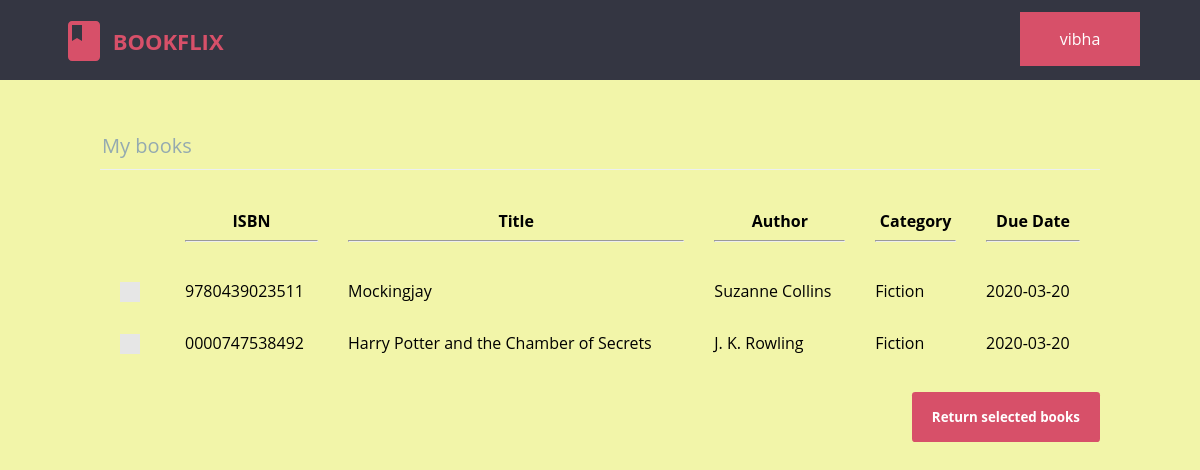
Page /member/my_books.php (signed in) on the committed database.
### tables this page shows
CREATE TABLE `book_issue_log` (
  `issue_id` int(11) NOT NULL,
  `member` varchar(20) NOT NULL,
  `book_isbn` varchar(13) NOT NULL,
  `due_date` date NOT NULL,
  `last_reminded` date DEFAULT NULL
);

CREATE TABLE `book` (
  `isbn` char(13) NOT NULL,
  `title` varchar(80) NOT NULL,
  `author` varchar(80) NOT NULL,
  `category` varchar(80) NOT NULL,
  `price` int(4) UNSIGNED NOT NULL,
  `copies` int(10) UNSIGNED NOT NULL
);

### src/member/my_books.php (the view, shortened to what this page needs)
<?php
	require "../db_connect.php";
	require "header_member.php";
?>
<html>
	<head>
		<link rel="stylesheet" type="text/css" href="../css/global_styles.css">
		<link rel="stylesheet" type="text/css" href="../css/custom_checkbox_style.css">
		<link rel="stylesheet" type="text/css" href="css/my_books_style.css">
	</head>
	<body style="background-color: #F2F5A9">
		<?php
			$query = $con->prepare("SELECT book_isbn FROM book_issue_log WHERE member = ?;");
			$query->bind_param("s", $_SESSION['username']);
			$query->execute();
			$result = $query->get_result();
			$rows = mysqli_num_rows($result);
			if($rows == 0)
				echo "<h2 align='center'>No books currently issued</h2>";
			else
			{
				echo "<form class='cd-form' method='POST' action='#'>";
				echo "<legend>My books</legend>";
				echo"<table width='100%' cellpadding='10' cellspacing='10'>
						<tr>
							<th></th>
							<th>ISBN<hr></th>
							<th>Title<hr></th>
							<th>Author<hr></th>
							<th>Category<hr></th>
							<th>Due Date<hr></th>
						</tr>";
				for($i=0; $i<$rows; $i++)
				{
					$isbn = mysqli_fetch_array($result)[0];
					if($isbn != NULL)
					{
						$query = $con->prepare("SELECT title, author, category FROM book WHERE isbn = ?;");
						$query->bind_param("s", $isbn);
						$query->execute();
						$innerRow = mysqli_fetch_array($query->get_result());
						echo "<tr>
								<td>
									<label class='control control--checkbox'>
										<input type='checkbox' name='cb_book".$i."' value='".$isbn."'>
										<div class='control__indicator'></div>
									</label>
								</td>";
						echo "<td>".$isbn."</td>";
						for($j=0; $j<3; $j++)
							echo "<td>".$innerRow[$j]."</td>";
						$query = $con->prepare("SELECT due_date FROM book_issue_log WHERE member = ? AND book_isbn = ?;");
						$query->bind_param("ss", $_SESSION['username'], $isbn);
						$query->execute();
						echo "<td>".mysqli_fetch_array($query->get_result())[0]."</td>";
						echo "</tr>";
					}
				}
				echo "</table><br />";
				echo "<input type='submit' name='b_return' value='Return selected books' />";
				echo "</form>";
			}
		?>
	</body>
</html>

### src/member/css/header_member_style.css (style rules this page uses)
html * { -webkit-font-smoothing: antialiased; -moz-osx-font-smoothing: grayscale; }
*, *:after, *:before { -webkit-box-sizing: border-box; -moz-box-sizing: border-box; box-sizing: border-box; }
body { font-size: 100%; font-family: "Open Sans", sans-serif; background-color: white; margin: 0; }

### src/css/global_styles.css (style rules this page uses)
*, *::after, *::before { -webkit-box-sizing: border-box; -moz-box-sizing: border-box; box-sizing: border-box; }
html { font-size: 62.5%; }
body { font-size: 1.8rem; font-family: "Open Sans", sans-serif; background-color: #F2F5A9"; }

### src/css/custom_checkbox_style.css (style rules this page uses)
.control { font-size: 18px; position: relative; display: block; margin-bottom: 15px; padding-left: 30px; cursor: pointer; }
.control__indicator { position: absolute; top: -2px; left: 0; width: 20px; height: 20px; background: #e6e6e6; }
.control__indicator:after { position: absolute; display: none; content: ''; }
.control--checkbox .control__indicator:after { top: 4px; left: 8px; width: 5px; height: 10px; transform: rotate(45deg); border: solid #fff; border-width: 0 2px 2px 0; }

### src/member/css/my_books_style.css (style rules this page uses)
.cd-form { width: 90%; max-width: 1000px; margin: 4em auto; font-size: 1.3rem; color: #94aab0; margin-bottom: 10px; display: block; }
.cd-form::after { clear: both; content: ""; display: table; }
.cd-form legend { padding-bottom: 10px; margin-bottom: 20px; font-size: 2rem; border-bottom: 1px solid #ecf0f1; }
.cd-form legend { display: block; width: 100%; -webkit-appearance: none; -moz-appearance: none; -ms-appearance: none; -o-appearance: none; appearance: none; }
.cd-form input[type="submit"] { border: none; background: #d75069; border-radius: .25em; padding: 16px 20px; color: #ffffff; font-family: "Open Sans", sans-serif; font-weight: bold; float: right; cursor: pointer; -webkit-font-smoothing: antialiased; -moz-osx-font-smoothing: grayscale; -webkit-appearance: none; -moz-appearance: none; -ms-appearance: none; -o-appearance: none; appearance: none; }

### rows in the picture
book_issue_log: book_isbn "9780439023511", book.title "Mockingjay", book.author "Suzanne Collins", book.category "Fiction", due_date "2020-03-20"
book_issue_log: book_isbn "0000747538492", book.title "Harry Potter and the Chamber of Secrets", book.author "J. K. Rowling", book.category "Fiction", due_date "2020-03-20"

### other values in the picture
$_SESSION['username'] "vibha"
